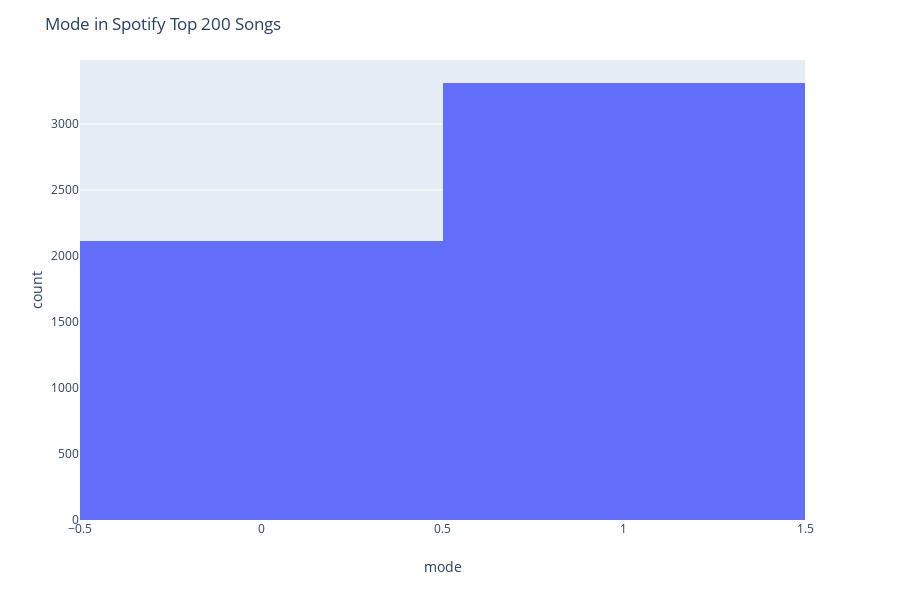

The notebook cell this image was saved under:
### Code cell
mode = px.histogram(audioFeatures, x='mode')
mode.update_layout(title_text = 'Mode in Spotify Top 200 Songs')
mode.show()

### Figure 1 — Plotly figure (JSON) as saved in the notebook; plotly's stock layout.template omitted (floating-point values rounded to 4 significant figures; data arrays with more than 128 entries replaced by an {"elided": "..."} marker saying what was removed)
{"data": [{"alignmentgroup": "True", "bingroup": "x", "hoverlabel": {"namelength": 0}, "hovertemplate": "mode=%{x}<br>count=%{y}", "legendgroup": "", "marker": {"color": "#636efa"}, "name": "", "offsetgroup": "", "orientation": "v", "showlegend": false, "type": "histogram", "x": {"elided": "5424 int values"}, "xaxis": "x", "yaxis": "y"}], "layout": {"barmode": "relative", "height": 600, "legend": {"tracegroupgap": 0}, "margin": {"t": 60}, "title": {"text": "Mode in Spotify Top 200 Songs"}, "xaxis": {"anchor": "y", "domain": [0, 0.98], "title": {"text": "mode"}}, "yaxis": {"anchor": "x", "domain": [0, 1], "title": {"text": "count"}}}}
